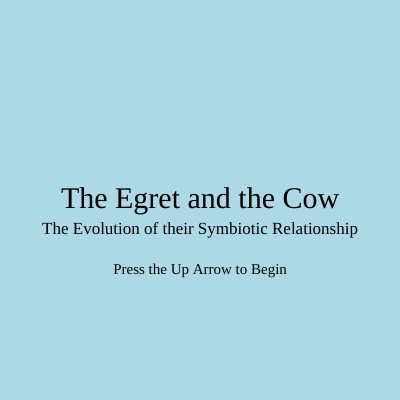
Frame 1 (no input)
Frame 60 (no input): identical to frame 1, image omitted
Frame 120 (the mouse pressed at the canvas centre since frame 60): identical to frame 1, image omitted

The p5.js sketch that drew this single still picture (run headless with seeded random() and noise() and a simulated clock; from frame 60 on, the mouse is pressed at the canvas centre):

// p5.js sketch
// ── sketch.js
const width = 400;
const height = 400;
let CowX = 0; 
let CowY = 0; 
let stage = "intro";
let positionBird = 200;
let speedBird = 3;
let speedforward = 2;
let fliesX = [];
let fliesY = [];
let flySizes = [];
let flySpeeds = [];

function setup() {
  createCanvas(width, height);
  for (let i = 0; i < 15; i++) {
    fliesX.push(width + i * 100);
    fliesY.push(random(100, height - 100));
    flySizes.push(10);
    flySpeeds.push(random(1, 3));
  }
}

function draw() {
  if (stage == "intro") {
    background(173, 216, 230);

    //Text
    textSize(30);
    textAlign(CENTER, CENTER);
    textFont("Georgia");

    text("The Egret and the Cow", width / 2, height / 2);

    textSize(17);
    textAlign(CENTER, CENTER);

    text("The Evolution of their Symbiotic Relationship", width / 2, 230);

    textSize(15);
    textAlign(CENTER, CENTER);

    text("Press the Up Arrow to Begin", width / 2, 270);
    
  } else if (stage == "birdGame") {
    birdGame();
    
 // } else if (stage == "blankPage" && fliesX.length === 0) {
    //Cowgret();
  }
}

function keyPressed() {
  if (keyCode == DOWN_ARROW) {
    stage = "intro";
  } else if (keyCode == UP_ARROW) {
    stage = "birdGame";
  }else if (keyCode == RIGHT_ARROW){
    stage = "blankPage";
  }
}

function birdGame() {
  background(173, 216, 230);

  textSize(14);
  textAlign(CORNER, CORNER);
  textFont("Georgia");

  text("Press the Mouse to make the Egret Fly.", width / 2, 20);

  textSize(14);
  textAlign(CORNER, CORNER);
  textFont("Georgia");

  text("Eat as many flies as you can!", width / 2, 40);

   // Draw the sun
  noStroke();
  fill(255, 255, 0);
  ellipse(350, 50, 60, 60);

  // Distant mountains
  fill(116, 77, 37)
  ellipse(300, height - 100, 250, 150);
  fill(155, 102, 49); 
  ellipse(100, height - 100, 300, 200);
 
  
  // Draw the grass
  fill(0, 128, 0); 
  rect(0, 250, width, height);
  
  //Cow 1
  
  fill(255,255,255);
  ellipse(270, 350, 50, 25)
  

  fill(255,255,255)
  ellipse(250,340,23,25)
  
     //nose
    fill(255, 179, 255);
  noStroke();
  ellipse(240,340,8,13)
  
  //nose hole
  fill(179, 0, 179);
  noStroke();
  ellipse(238,340,5,3)
  
  //eye
  fill(0)
  ellipse(248,337,5,5)
  
  fill(255, 255, 255);
rect(285, 350, 8, 25); 
rect(250, 350, 8, 25); 

  
  // Black splotches
fill(0); 
noStroke(); 
  
// First splotch
ellipse(280, 357, 14, 10);

// Second splotch
ellipse(260, 350, 15, 6);

// Third splotch
ellipse(275, 340, 15, 8);
  
  //ear
  
  fill(0);
  stroke(0)
  strokeWeight(0.2)
arc(255.5, 334, 10, 20, PI, 0, CHORD);
  
  
  //Cow 3
  
  fill(255,255,255);
  noStroke()
  ellipse(50, 320, 30, 15)
  

  fill(255,255,255)
  noStroke()
  ellipse(60,310,19,19)
  
     //nose
    fill(255, 179, 255);
  noStroke();
  ellipse(68,310,7,9)
  
  //nose hole
  fill(179, 0, 179);
  noStroke(0);
  ellipse(70,310,3,3)
  
  //eye
  fill(0)
  ellipse(60,310,5,5)
  
  fill(255, 255, 255);
rect(55, 320, 4, 15); 
rect(40, 320, 4, 15); 

  
  // Black splotches
fill(0); 
noStroke(); 


// Second splotch
ellipse(40, 320, 6, 7);

// Third splotch
ellipse(55, 319, 9, 5);
  
  //ear
  
  fill(0);
  stroke(0)
  strokeWeight(0.2)
arc(55, 305, 5, 10, PI, 0, CHORD);
  
  
  
  
  
 
  

  positionBird += speedBird;
  speedforward -= speedBird;

  // If Bird hits the bottom of the window, it stops
  if (positionBird > height) {
    positionBird = height;
    speedBird = 0;
  }

  // If bird hits the top of the window, it stops
  if (positionBird < 0) {
    positionBird = 0;
    speedBird = 0;
  }

  noStroke();

  // Bird legs
  stroke(0);
  line(115, positionBird + 5, 80, positionBird + 10);
  line(115, positionBird + 1, 80, positionBird + 6);

  // Bird body
  noStroke();
  fill(255); // White bird
  ellipse(130, positionBird, 60, 20);

  // Bird neck
  fill(255); // White neck
  rect(150, positionBird - 20, 10, 20);

  // Bird head
  fill(255); // White head
  ellipse(160, positionBird - 25, 30, 15);

  // Bird beak
  fill(255, 255, 0);
  triangle(
    166,
    positionBird - 31,
    200,
    positionBird - 20,
    166,
    positionBird - 19
  );

  // Bird wing
  fill(255);
  arc(130, positionBird - 1, 25, 60, QUARTER_PI, HALF_PI); 

  //Bird Eye
  fill(0);
  ellipse(165, positionBird - 27, 9, 7);

  // Display random flies
  for (let i = 0; i < fliesX.length; i++) {
    fill(115, 115, 115); 
    ellipse(fliesX[i] - 5, fliesY[i], 10, 9); 
    ellipse(fliesX[i] + 5, fliesY[i], 10, 9); 

    fill(10, 10, 10);
    circle(fliesX[i], fliesY[i], flySizes[i]);
    fliesX[i] -= flySpeeds[i];

    // Check if the bird has eaten a fly
    if (dist(130, positionBird, fliesX[i], fliesY[i]) < 30) {
      removeFly(i);
      i--;
    } else if (fliesX[i] < 0) {
      removeFly(i);
      i--;
    }
  }
  
  // Check if all flies are gone
  if (fliesX.length === 0) {
  Cowgret();
  }
  // Physics
  speedBird += 0.4;
}

function Cowgret(){
    background(68, 204, 0);
    textSize(15);
    textAlign(CENTER, CENTER);
    text("You've Evolved!", width / 2, 50);

    textSize(15);
    textAlign(CENTER, CENTER);
    text("Move your Mouse to Move the Cowgret.", width / 2, 80);
  
  
  let dx = mouseX - CowX;
  let dy = mouseY - CowY;
  
  
  let speed = 0.1;
  
  
  CowX += dx * speed;
  CowY += dy * speed;
  
  // Display the Cow
  
  //nose
    fill(255, 179, 255);
  stroke(0);
  arc(CowX, CowY - 55, 30, 20, PI, 0); 
  
  fill(255, 255, 255);
  stroke(0);
  ellipse(CowX, CowY, 50, 90);
  
  fill(255,255,255);
  stroke(0);
  ellipse(CowX, CowY-40,40,40);
  
    // Cow splotches (spots)
  fill(0); 
  noStroke();
  
  // Draw splotches using ellipse
  ellipse(CowX + 5, CowY - 1, 10, 20);
  ellipse(CowX - 20, CowY - 1, 8, 40);
  ellipse(CowX -2, CowY +36, 7,15);
  ellipse(CowX +3.5, CowY -10, 9,15);
  
  // Cow ear
  fill(255, 255, 255);
  stroke(0);
  arc(CowX - 15, CowY - 35, 10, 20, 0, PI, CHORD); 

  fill(255, 255, 255);
  stroke(0);
  arc(CowX + 15, CowY - 35, 10, 20, 0, PI, CHORD); 
  
  //Inside ear
  fill(255, 179, 255);
  stroke(0);
  arc(CowX - 15, CowY - 35, 5, 10, 0, PI, CHORD); 

  fill(255, 179, 255);
  stroke(0);
  arc(CowX + 15, CowY - 35, 5, 10, 0, PI, CHORD); // Right ear
  
  
    // Cow eyes
  fill(0); 
  noStroke();
  ellipse(CowX - 10, CowY - 44, 10, 10); 
  ellipse(CowX + 10, CowY - 44, 10, 10); 
  
  // White parts in the eyes
  fill(255); 
  ellipse(CowX - 7, CowY - 45, 4, 4); 
  ellipse(CowX + 13, CowY - 45, 4, 4); 
  
    // Left Nostril
  fill(166,63,115); 
  noStroke();
  arc(CowX-7, CowY - 63.5, 6, 6, 0, PI); 
  
  // Right Nostril
  fill(166, 63, 115)
  noStroke();
  arc(CowX + 7, CowY - 63.5, 6, 6, 0, PI);
  
  
   // Draw half-circle wings on both sides
  fill(255, 255, 255);
  stroke(0)
  arc(CowX - 30, CowY - 1, 45, 30, PI, TWO_PI, CHORD); // Left wing
  arc(CowX + 30, CowY - 1, 45, 30, PI, TWO_PI, CHORD); // Right wing

  }
  
function mousePressed() {
  speedBird = -10;
}

function removeFly(index) {
  fliesX.splice(index, 1);
  fliesY.splice(index, 1);
  flySizes.splice(index, 1);
  flySpeeds.splice(index, 1);
}
// ── style.css
html, body {
  background-color: black;
  margin: 0;
  padding: 0;
}
h1{
  color:#ffffff;
  background-color: black;
  font-family:Helvetica, Arial, sans-serif;
  font-size: 50px;
  font-style: italic;
  font-weight: bold;
  text-align: center;
}
p{
  color: rgb(76, 208, 133);
  font-family: 'Young Serif', serif;
  font-size: 30px;
}
canvas {
  display: block;
}
